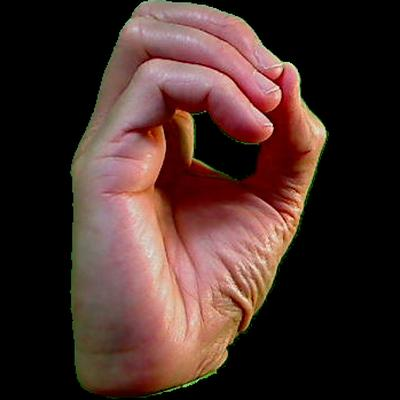
#> input picture sign_language_interpreter_backend/interpreter/signomate/data/0/hand1_0_right_seg_5_cropped.jpeg, 400 x 400 px; its folder holds only this picture in this run
$ python augmentations.py
#> lines starting #> are read from the running program, lines starting #| are printed output that depends on the picture
import os
import cv2
import numpy as np
import random

# Define directory paths
DATA_DIR = './data'
AUGMENTED_DATA_DIR = './augmented_data'

if not os.path.exists(AUGMENTED_DATA_DIR):
    os.makedirs(AUGMENTED_DATA_DIR)

def augment_image(img):
    rows, cols, _ = img.shape

    # Random rotation
    angle = random.uniform(-15, 15)
    M = cv2.getRotationMatrix2D((cols / 2, rows / 2), angle, 1)
    img = cv2.warpAffine(img, M, (cols, rows))

    # Random scaling
    scale = random.uniform(0.8, 1.2)
    img = cv2.resize(img, None, fx=scale, fy=scale, interpolation=cv2.INTER_LINEAR)

    # Random translation
    tx = random.randint(-10, 10)
    ty = random.randint(-10, 10)
    M = np.float32([[1, 0, tx], [0, 1, ty]])
    img = cv2.warpAffine(img, M, (cols, rows))

    # Random brightness and contrast
    alpha = random.uniform(0.7, 1.3)  # Contrast control
    beta = random.uniform(-30, 30)    # Brightness control
    img = cv2.convertScaleAbs(img, alpha=alpha, beta=beta)

    # Random horizontal flip
    if random.random() > 0.5:
        img = cv2.flip(img, 1)

    return img

def augment_and_save_images():
    for dir_ in os.listdir(DATA_DIR):
        dir_path = os.path.join(DATA_DIR, dir_)
        output_dir = os.path.join(AUGMENTED_DATA_DIR, dir_)

        if not os.path.exists(output_dir):
            os.makedirs(output_dir)

        for img_name in os.listdir(dir_path):
            img_path = os.path.join(dir_path, img_name)
            img = cv2.imread(img_path)
#> img is the input picture: shape (400, 400, 3); mean B, G, R 40.6, 45.3, 68.7

            # Save original image
            output_path = os.path.join(output_dir, img_name)
            cv2.imwrite(output_path, img)

            # Generate and save augmented images
            for i in range(5):  # Create 5 augmented versions
                augmented_img = augment_image(img)
                augmented_img_name = f"{os.path.splitext(img_name)[0]}_aug_{i}.jpg"
                augmented_img_path = os.path.join(output_dir, augmented_img_name)
                cv2.imwrite(augmented_img_path, augmented_img)
#> this loop made 5 passes
#> pass 1, in augment_image, `img = cv2.warpAffine(img, M, (cols, rows))`:
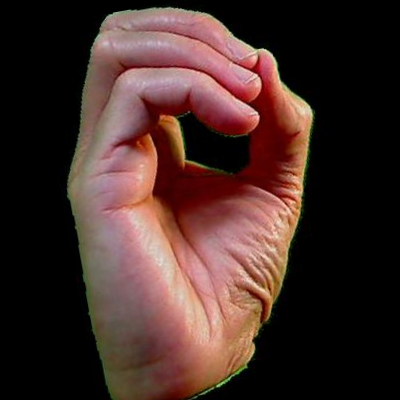
#> img: shape (400, 400, 3); mean of channels 0, 1, 2 40.6, 45.2, 68.5; drawn as B, G, R
#> pass 1, in augment_image, `img = cv2.warpAffine(img, M, (cols, rows))`:
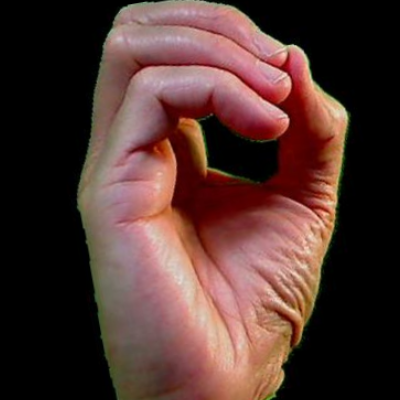
#> img: shape (400, 400, 3); mean of channels 0, 1, 2 48.3, 53.3, 80.8; drawn as B, G, R
#> pass 1, in augment_image, `img = cv2.convertScaleAbs(img, alpha=alpha, beta=beta)`:
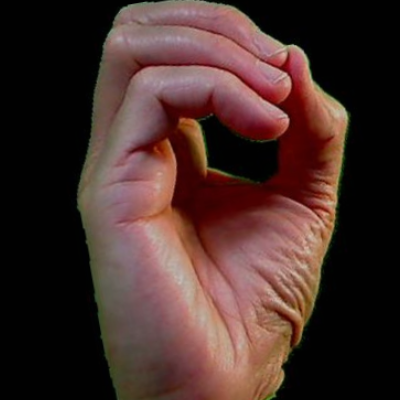
#> img: shape (400, 400, 3); mean of channels 0, 1, 2 42.1, 46.4, 70; drawn as B, G, R
#> pass 2 of the loop in augment_and_save_images, `for dir_ in os.listdir(DATA_DIR):`:
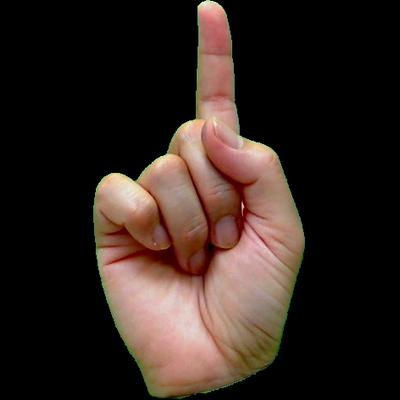
#> input picture sign_language_interpreter_backend/interpreter/signomate/data/1/hand2_1_top_seg_1_cropped.jpeg, 400 x 400 px
#> in augment_and_save_images, img is the input picture: shape (400, 400, 3); mean B, G, R 31.2, 36.6, 49
#> the loop in augment_and_save_images, `for i in range(5):` made 5 passes
#> pass 1, in augment_image (call 6), `img = cv2.warpAffine(img, M, (cols, rows))`:
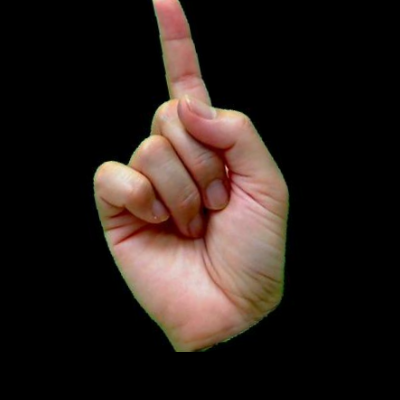
#> img: shape (400, 400, 3); mean of channels 0, 1, 2 25.3, 29.7, 39.8; drawn as B, G, R
#> pass 1, in augment_image (call 6), `img = cv2.convertScaleAbs(img, alpha=alpha, beta=beta)`:
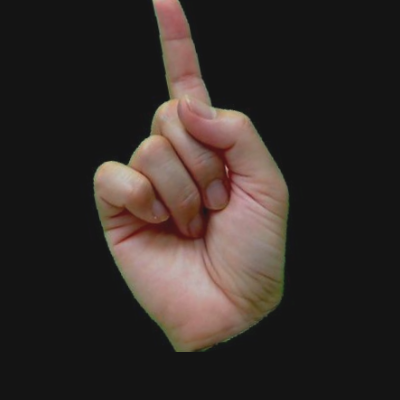
#> img: shape (400, 400, 3); mean of channels 0, 1, 2 39.2, 42.6, 50.2; drawn as B, G, R

if __name__ == "__main__":
    augment_and_save_images()
